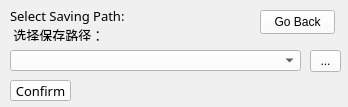
<?xml version="1.0" encoding="UTF-8"?>
<ui version="4.0">
 <class>addressPath</class>
 <widget class="QWidget" name="addressPath">
  <property name="geometry">
   <rect>
    <x>0</x>
    <y>0</y>
    <width>348</width>
    <height>107</height>
   </rect>
  </property>
  <property name="windowTitle">
   <string>Form</string>
  </property>
  <property name="styleSheet">
   <string notr="true">background-color: rgb(240, 240, 240)</string>
  </property>
  <widget class="QComboBox" name="comboBox">
   <property name="geometry">
    <rect>
     <x>10</x>
     <y>50</y>
     <width>291</width>
     <height>21</height>
    </rect>
   </property>
   <property name="styleSheet">
    <string notr="true">QComboBox
{
    /*背景颜色*/  
    background-color: rgb(255, 255, 255);
    color:black;
      
}</string>
   </property>
  </widget>
  <widget class="QToolButton" name="Browse">
   <property name="geometry">
    <rect>
     <x>310</x>
     <y>50</y>
     <width>31</width>
     <height>22</height>
    </rect>
   </property>
   <property name="styleSheet">
    <string notr="true">QToolButton
{
    /*背景颜色*/  
    background-color: rgb(255, 255, 255);   
    color:black;
      
}
QToolButton:pressed
{
    
    /*按下时字向右移动4像素*/  
    padding-left:4px;
    /*按下时字向下移动4像素*/  
    padding-top:4px;
}</string>
   </property>
   <property name="text">
    <string>...</string>
   </property>
  </widget>
  <widget class="QLabel" name="label">
   <property name="geometry">
    <rect>
     <x>10</x>
     <y>10</y>
     <width>131</width>
     <height>31</height>
    </rect>
   </property>
   <property name="font">
    <font>
     <family>Microsoft PhagsPa</family>
     <pointsize>10</pointsize>
     <bold>false</bold>
     <underline>false</underline>
    </font>
   </property>
   <property name="text">
    <string>Select Saving Path: 
 选择保存路径：</string>
   </property>
  </widget>
  <widget class="QPushButton" name="Confirm">
   <property name="geometry">
    <rect>
     <x>10</x>
     <y>80</y>
     <width>61</width>
     <height>21</height>
    </rect>
   </property>
   <property name="font">
    <font>
     <family>Microsoft PhagsPa</family>
     <pointsize>10</pointsize>
    </font>
   </property>
   <property name="styleSheet">
    <string notr="true">QPushButton
{
    /*背景颜色*/  
    background-color: rgb(255, 255, 255);   
    color:black;
      
}
QPushButton:pressed
{
    
    /*按下时字向右移动4像素*/  
    padding-left:4px;
    /*按下时字向下移动4像素*/  
    padding-top:4px;
}</string>
   </property>
   <property name="text">
    <string>Confirm</string>
   </property>
  </widget>
  <widget class="QPushButton" name="GoBack">
   <property name="geometry">
    <rect>
     <x>260</x>
     <y>10</y>
     <width>75</width>
     <height>24</height>
    </rect>
   </property>
   <property name="styleSheet">
    <string notr="true">QPushButton
{
    /*背景颜色*/  
    background-color: rgb(255, 255, 255);   
    color:black;
      
}
QPushButton:pressed
{
    
    /*按下时字向右移动4像素*/  
    padding-left:4px;
    /*按下时字向下移动4像素*/  
    padding-top:4px;
}</string>
   </property>
   <property name="text">
    <string>Go Back</string>
   </property>
  </widget>
 </widget>
 <resources/>
 <connections/>
</ui>
